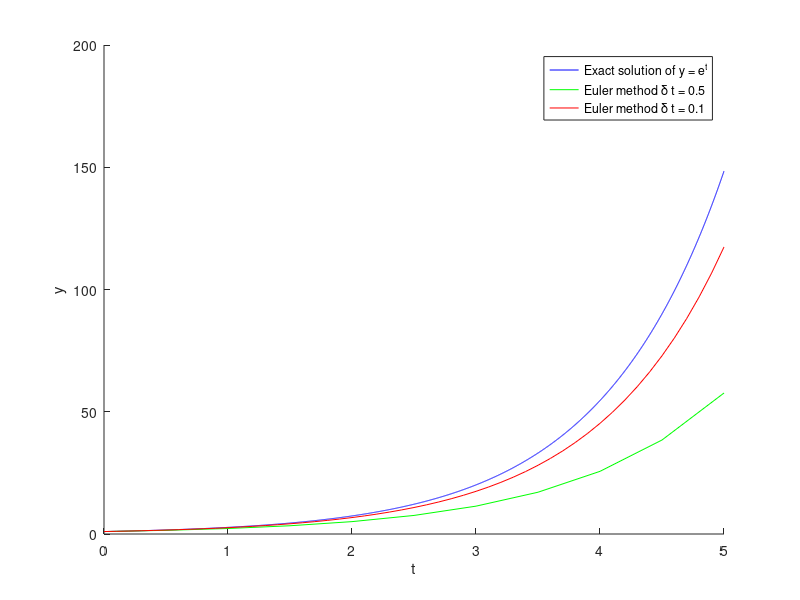

MATLAB code for this plot:
function EulerDemo
% Solves the ODE dy/dt=y (exact solution: y(t)=exp(t)), by numerical
% simulation using the Euler method, for two different step sizes

dt1 = 0.5; % large step size
dt2 = 0.1; % smaller step size

% Time points
Tmin = 0;
Tmax = 5;
T1 = Tmin:0.001:Tmax;
T2 = Tmin:dt1:Tmax;
T3 = Tmin:dt2:Tmax;

% Exact solution
y1(1) = exp(Tmin); % initial value
for t = 1:length(T1)-1
   
   y1(t+1) = exp(T1(t+1));
      
end

% Euler method with large step size
y2(1) = exp(Tmin); % initial value
for t = 1:length(T2)-1
   
   y2(t+1) = y2(t) + dt1*y2(t);
      
end

% Euler method with smaller step size
y3(1) = exp(Tmin); % initial value
for t = 1:length(T3)-1
   
   y3(t+1) = y3(t) + dt2*y3(t);   
      
end

% Plot the results
hold on
plot(T1,y1,'Color','Blue')
plot(T2,y2,'Color','Green')
plot(T3,y3,'Color','Red')
xlabel('t')
ylabel('y')
legend('Exact solution of y = e^t','Euler method \delta t = 0.5','Euler method \delta t = 0.1',...
   'Location','Best')
